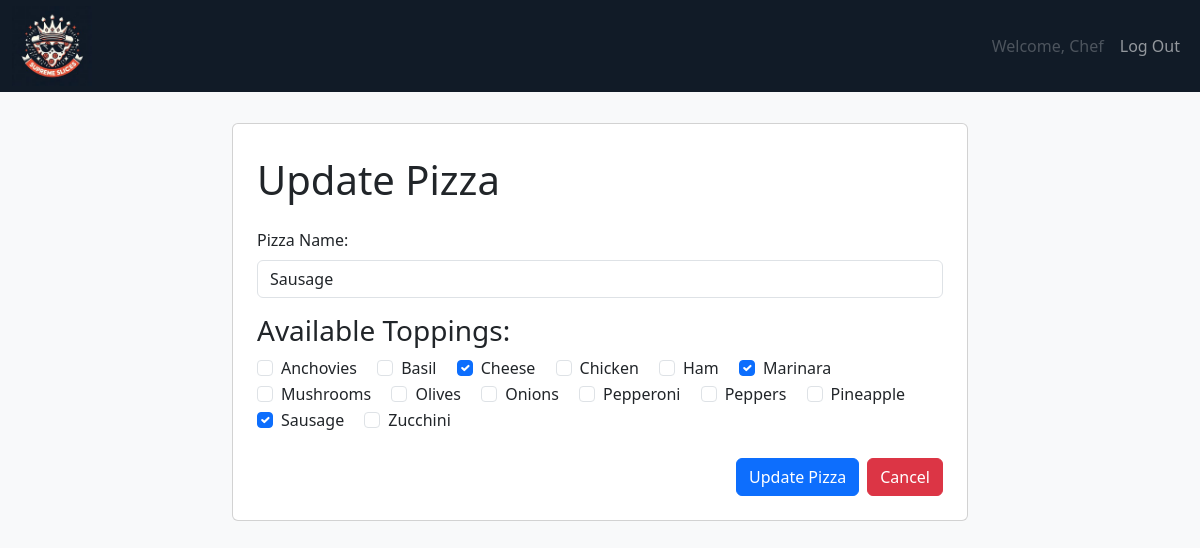
/chef/update_pizza/12/ (signed in), run on the app's committed database.
### Owner/models.py (models this page shows, shortened)
class Pizza(models.Model):
    name = models.CharField(max_length=100, unique=True, blank=False, null=False, db_index=True)
    toppings = models.ManyToManyField(Topping)  # Many-to-many relationship with Topping model
    class Meta:
        ordering = [Lower('name')]  # Case-insensitive ordering

class Topping(models.Model):
    name = models.CharField(max_length=100, unique=True, blank=False, null=False, db_index=True)
    class Meta:
        ordering = [Lower('name')]  # Case-insensitive ordering

### Chef/decorators.py (the view)
    def wrapped_view(request, *args, **kwargs):
        if request.user.is_authenticated and request.user.username == 'Chef':
            return view_func(request, *args, **kwargs)
        else:
            return HttpResponseForbidden("You don't have permission to access this page.")

### Chef/forms.py (shortened to what this page needs)
class PizzaForm(forms.ModelForm):
    class Meta:
        model = Pizza
        fields = ['name', 'toppings']
        widgets = {
            'toppings': forms.CheckboxSelectMultiple # Use checkboxes for selecting toppings
        }

### Chef/views.py (called while the page is built)
@chef_required
def update_pizza(request, pizza_id):
    pizza = get_object_or_404(Pizza, pk=pizza_id)
    available_toppings = Topping.objects.order_by('name')
    selected_toppings = pizza.toppings.all()
    if request.method == 'POST':
        form = PizzaForm(request.POST, instance=pizza)
        if form.is_valid():
            form.save()
            return redirect('chef_dashboard')
    else:
        form = PizzaForm(instance=pizza)
    context = {
        'pizza': pizza,
        'form': form,
        'available_toppings': available_toppings,
        'selected_toppings': selected_toppings,
    }
    return render(request, 'update_pizza.html', context)

### Chef/templates/update_pizza.html (shortened to what this page needs)
<!DOCTYPE html>
<html lang="en">
{% load bootstrap5 %}
{% bootstrap_css %}
{% load static %}
<head>
    <link href="https://cdn.jsdelivr.net/npm/bootstrap@5.3.0-alpha1/dist/css/bootstrap.min.css" rel="stylesheet">
    <link rel="stylesheet" type="text/css" href="{% static 'css/update_pizza.css' %}">
</head>
<body>
    {% block content %}
    <nav class="navbar navbar-expand-lg navbar-dark fixed-top">
        <div class="container-fluid">
            <a class="navbar-brand me-auto" href="#">
                <img src="{% static 'images/supreme_slices_logo.png' %}"  alt="Supreme Slices logo of a pizza with a crown and sunglasses" width="80" height="80">
            </a>
            <div class="collapse navbar-collapse" id="navbarNav">
                <ul class="navbar-nav ms-auto">
                    <li class="nav-item">
                       <a class="nav-link disabled" href="#" tabindex="-1" aria-disabled="true">Welcome, Chef</a>
                    </li>
                    <li class="nav-item">
                        <a class="nav-link" href="{% url 'logout' %}">Log Out</a>
                    </li>
                </ul>
            </div>
        </div>
    </nav>
    <div class="container mt-5">
        <div class="row justify-content-center">
            <div class="col-md-8">
                <div class="card p-4">
                    <h1 class="card-title mt-2 mb-4">Update Pizza</h1>
                    <form method="post">
                        <div class="mb-3">
                            <label for="id_name" class="form-label">Pizza Name:</label>
                            <input type="text" id="id_name" name="name" value="{{ pizza.name }}" class="form-control">
                        </div>
                        <h3>Available Toppings:</h3>
                        <div class="mb-3">
                            {% for topping in available_toppings %}
                            <div class="form-check form-check-inline">
                                <input type="checkbox" id="topping_{{ topping.id }}" name="toppings" value="{{ topping.id }}" class="form-check-input" {% if topping in selected_toppings %} checked {% endif %}>
                                <label for="topping_{{ topping.id }}" class="form-check-label">{{ topping.name }}</label>
                            </div>
                            {% endfor %}
                        </div>
                        <div class="button-container mt-4 d-flex justify-content-end">
                            <button type="submit" class="btn btn-primary me-2">Update Pizza</button>
                            <a href="{% url 'chef_dashboard' %}" class="btn btn-danger">Cancel</a>
                        </div>
                    </form>
                </div>
            </div>
        </div>
    </div>
</body>
{% endblock %}
</html>

### static/css/update_pizza.css (style rules this page uses)
body { background-color: #f8f9fa; }
.navbar { background-color: #111B27; padding-top: 1px; padding-bottom: 1px; }
.navbar-brand { color: #fff; }
.container { margin-top: 50px; padding-top: 75px; }
.card { padding: 20px; }

### data on the page
Pizza: name "Sausage"
Topping: name "Anchovies"
Topping: name "Basil"
Topping: toppings "☑", name "Cheese"
Topping: name "Chicken"
Topping: name "Ham"
Topping: toppings "☑", name "Marinara"
Topping: name "Mushrooms"
Topping: name "Olives"
Topping: name "Onions"
Topping: name "Pepperoni"
Topping: name "Peppers"
Topping: name "Pineapple"
Topping: toppings "☑", name "Sausage"
Topping: name "Zucchini"
